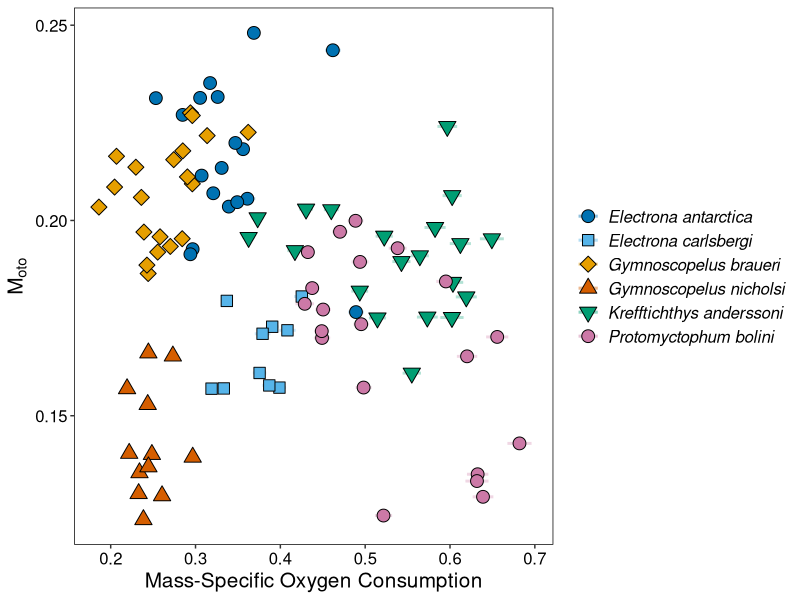

Generate this figure with R:
#### Graphs - Belcher RMR Estimates ####

library(tidyverse)

options(max.print=999999)

myct <- read.csv("Myctophids_M_Temp_Bel.csv")
glimpse(myct)

cbPalette <- c("#0072B2", "#56B4E9", "#E69F00", "#D55E00", "#009E73", "#CC79A7")

  plot1 <- ggplot(myct, aes(mean_Metabol, mean_M, sciname)) +
  scale_fill_manual(values = cbPalette) +
  scale_colour_manual(values = cbPalette) +
  geom_errorbarh(aes(xmin = mean_Metabol - se_Metabol, # Horizontal
                     xmax = mean_Metabol + se_Metabol, col = sciname), alpha = 0.3, lwd = 1) + # Colour error-bars according to species
  geom_errorbar(aes(ymin = mean_M - se_M, # Vertical
                    ymax = mean_M + se_M, col = sciname), alpha = 0.2, lwd = 1) +
  geom_point(aes(fill = sciname, shape = sciname), size = 4) + # Colour points according to species
  #geom_abline(intercept = 0.1859, slope = -0.0047, lwd = 1) +
  # Customise the theme
  scale_shape_manual(values = c(21, 22, 23, 24, 25, 21)) +
  xlab("Mass-Specific Oxygen Consumption") +
  ylab(expression("M" ["oto"])) +
  # Add error-bars using sd
  theme(panel.background = element_blank(), # Keep the background blank
        text = element_text(size = 15, family = "sans"),
        panel.border = element_rect(colour = "black", fill = NA),
        legend.title = element_blank(),
        legend.key=element_blank(),
        legend.text = element_text(face = "italic"),
        axis.text.x = element_text(colour = "black"),
        axis.text.y = element_text(colour = "black"))  # Print the minor gridlines
plot1
